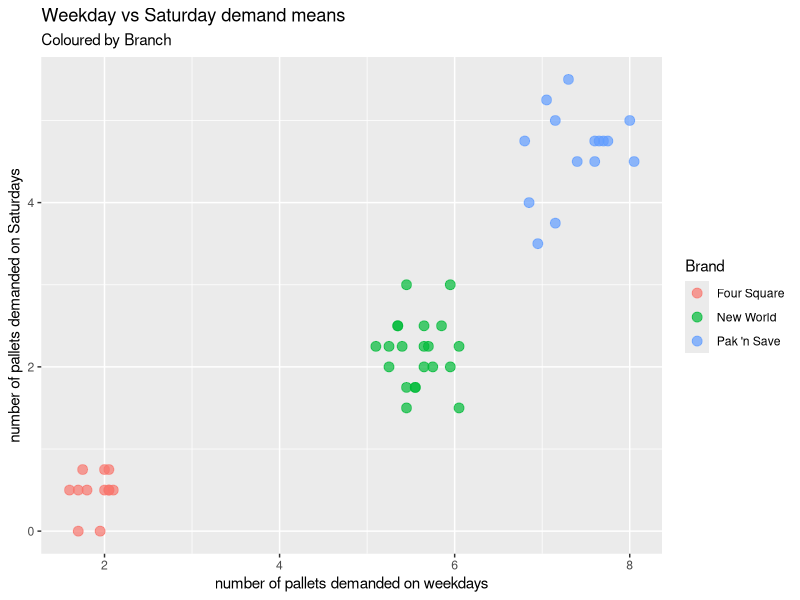

This figure's R source:
library(tidyverse)
# read in data and convert to tibble
demand_data = read_delim("output/store_demand_plotting.txt",",")
demand_tibble = as_tibble(demand_data)

# plot scatter plot : x-axis weekdays, y-axis Saturdays
g=ggplot(demand_tibble,aes(x=Weekdays,y=Saturday))
g=g+geom_point(aes(color=Brand),size=3, alpha=0.7)
g=g+labs(title="Weekday vs Saturday demand means",subtitle="Coloured by Branch",
         y="number of pallets demanded on Saturdays", 
         x="number of pallets demanded on weekdays")
plot(g)

